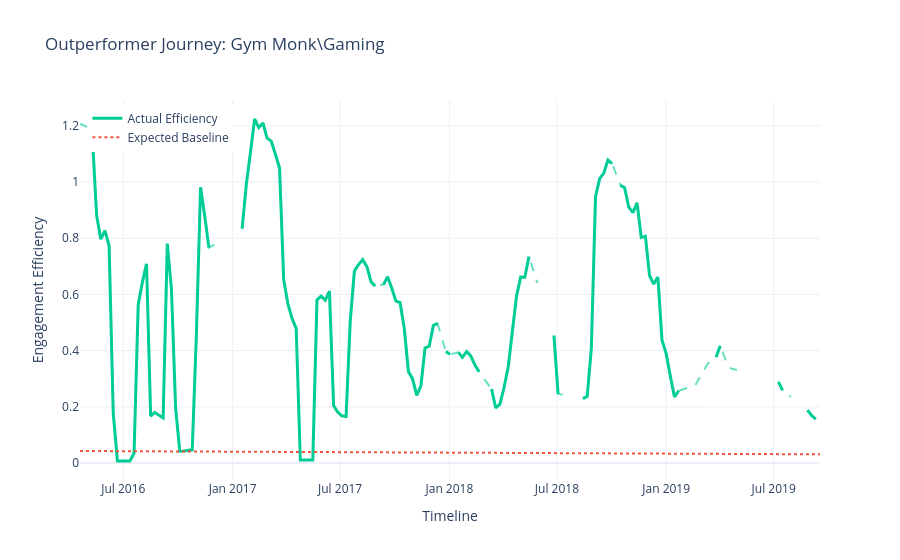
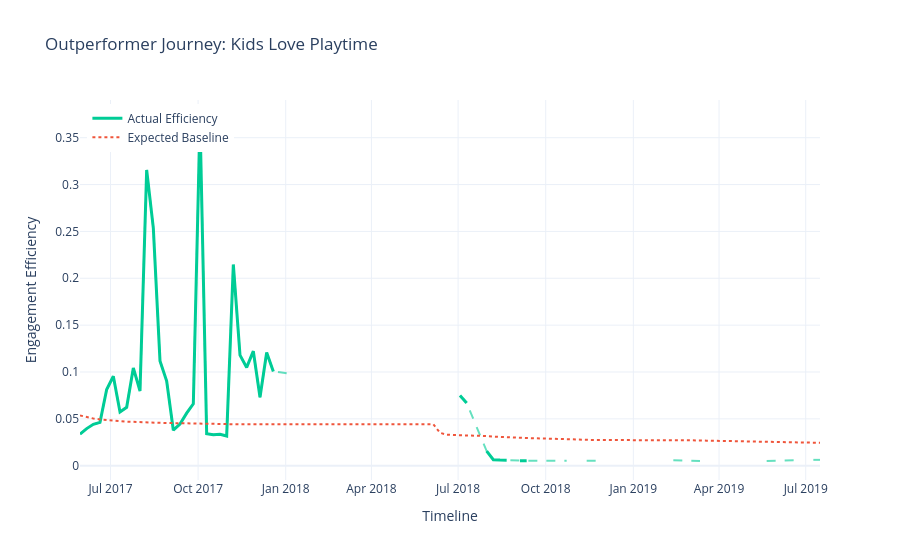
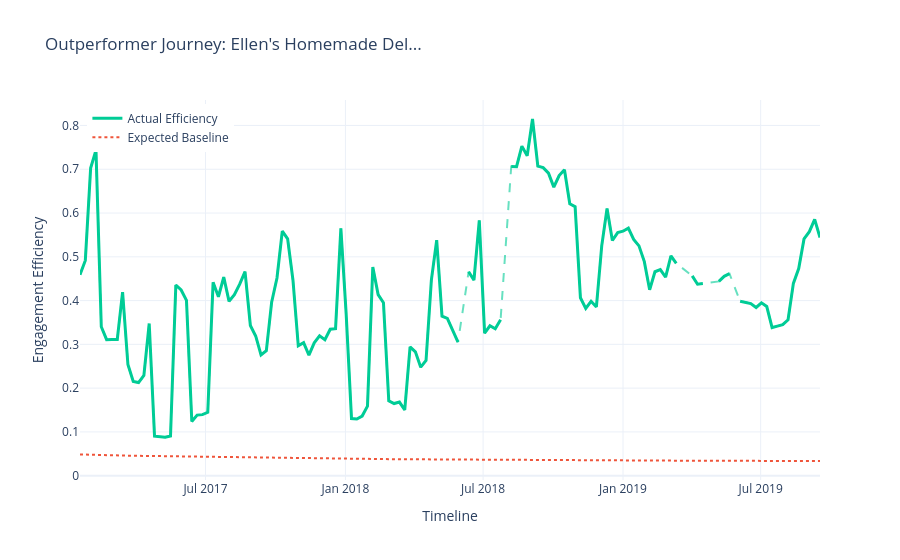
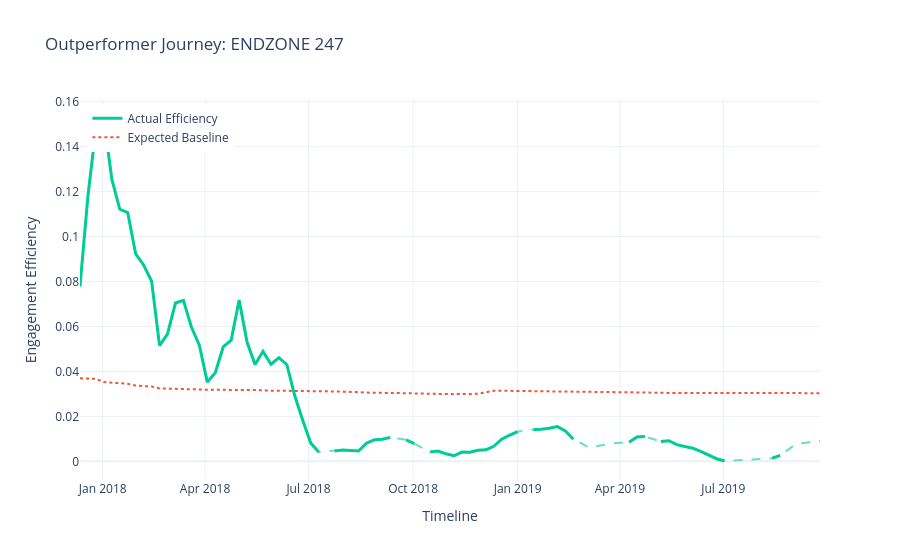

Source (notebook cell) for these figures, in order:
### Code cell
# Example Usage:
# Run this cell after you have run "Cell 2" (where df_viz is created)



selected = [
    "UCfs20O_RuLJXGGTxv5VIzdw", # Gym Monk
    "UC-lexmz0-Rw_Xko2RfL45iw", # Kids love playtime
    "UCVwhjRD688mQ4HAHakK5fYA", # Ellen
    "UCzDvtKtrxGU_V7kiyRnXqHQ", #ENdzow
    "UCOM38bKFwSWdkFMWHG5yiHw", #Super RC
    "UCfgrbR2muXpdANuDlv1Pyyg" ,#Rainey TV
    "UCpZHrDn7nyGQoYl35rsr59Q" # # THe craft corner
]

for i in selected:
    # Ensure you pass your intercept/slope if they aren't global variables
    plot_outperformer_trajectory(i, channel_time_df, intercept=intercept_a, slope=slope_b)
